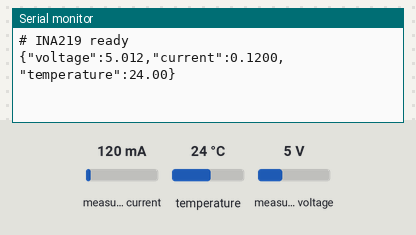
Recording of a sketch running on a simulated ESP32. On the bench: the last lines printed to the serial monitor. The test bench sets the inputs (shaded band); at power-on: measured current 120 mA, temperature 24 °C, measured voltage 5 V.

Above: at 1.8 s.
1.9 s: measured current set to 40 mA
At 2.7 s:
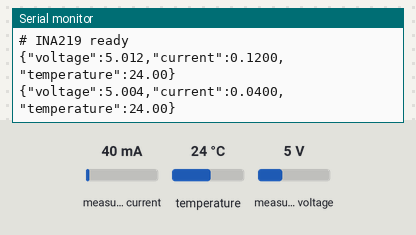
3.4 s: temperature set to 12 °C
At 4.7 s:
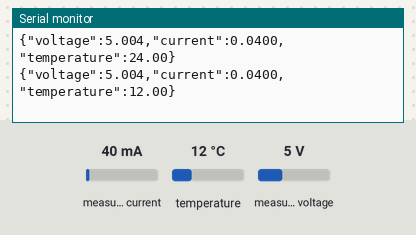
4.9 s: measured voltage set to 0.3 V
At 5.8 s:
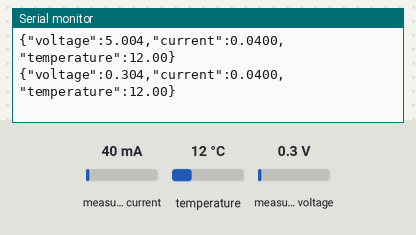
6.4 s: temperature set to 19 °C
At 7.7 s:
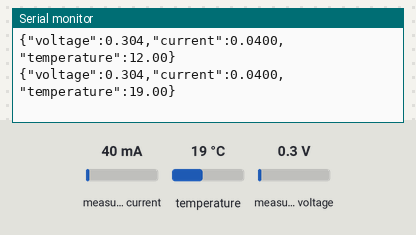
7.9 s: measured current set to 500 mA
At 8.5 s:
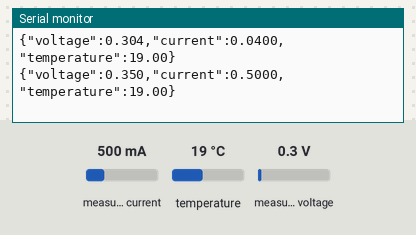
Timing chart, 0 to 10.4 s (numbered marks = the images above; inputs shaded):
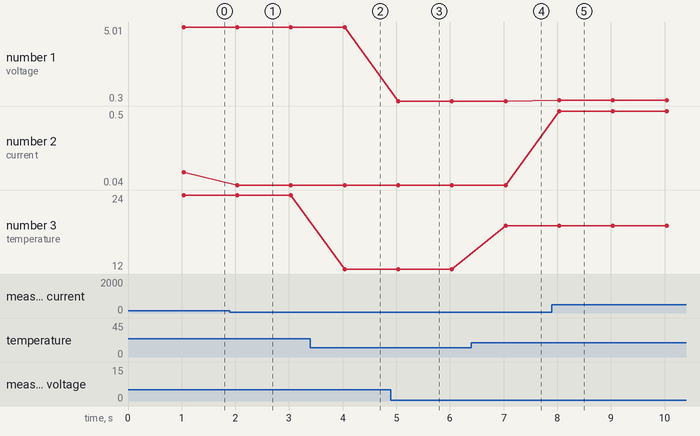

The sketch:

revive_tery_esp32.ino
```cpp
/*
  REVIVE-TERY ESP32 telemetry firmware

  Reads pack voltage and current from an INA219 and temperature from a DS18B20, then prints
  one JSON line per second over USB. src/bms_engine.py reads these lines:

    {"voltage":3.712,"current":0.5210,"temperature":28.44}

  MONITOR-ONLY: this sketch never reads from the USB serial port, so the laptop can't send it
  commands. It drives no relay, MOSFET or other output, so it can't switch the battery or load.
  It provides no protection either. Your battery and load need their own fuse and protection.

  SAFETY: LOW-VOLTAGE BENCH USE ONLY. The INA219 is rated to 26 V. Never connect it to an EV pack.

  WIRING (matches the circuit shown in the Circuit Studio)
    Battery +         -> INA219 VIN+
    INA219 VIN-       -> Test load +
    Test load -       -> Battery -
    Battery -         -> ESP32 GND    (common ground, needed for the voltage reading)
    INA219 VCC        -> ESP32 3V3
    INA219 GND        -> ESP32 GND
    INA219 SDA        -> ESP32 GPIO21
    INA219 SCL        -> ESP32 GPIO22
    DS18B20 VDD       -> ESP32 3V3
    DS18B20 GND       -> ESP32 GND
    DS18B20 DQ        -> ESP32 GPIO4
    4.7 kOhm resistor between DS18B20 DQ and 3V3

  SETUP IN THE ARDUINO IDE
    1. File > Preferences > Additional boards manager URLs, add:
       https://espressif.github.io/arduino-esp32/package_esp32_index.json
    2. Tools > Board > Boards Manager: install "esp32" by Espressif Systems.
    3. Sketch > Include Library > Manage Libraries: install "Adafruit INA219",
       "OneWire" and "DallasTemperature". Accept any dependencies it offers.
    4. Tools > Board: choose "ESP32 Dev Module". Tools > Port: choose the ESP32's COM port.
    5. Upload, then open Tools > Serial Monitor at 115200 baud to check the output.
    6. Close the Serial Monitor before starting the dashboard: only one program can use the port.

  READING THE OUTPUT
    A line starting with "#" is a plain message, such as a missing sensor. The dashboard counts
    these as skipped lines. No reading is sent while a value is known to be invalid, because a
    wrong number would be logged as a measurement. A missing DS18B20 sends "temperature":null,
    since voltage and current are still good.

    Current is positive while the battery discharges through the wiring above. That matches the
    dashboard's "Discharge current reads positive" option.
*/

#include <Arduino.h>
#include <Wire.h>
#include <Adafruit_INA219.h>
#include <OneWire.h>
#include <DallasTemperature.h>

const unsigned long SERIAL_BAUD = 115200;
const int PIN_I2C_SDA = 21;
const int PIN_I2C_SCL = 22;
const int PIN_ONE_WIRE = 4;

// A 12-bit DS18B20 conversion takes up to 750 ms, so this period always leaves it enough time.
const unsigned long SAMPLE_PERIOD_MS = 1000;
const unsigned long SENSOR_RETRY_MS = 5000;

const float INA219_MAX_BUS_VOLTAGE_V = 26.0f;  // The chip's rated limit.
// With a 0.1 ohm shunt, setCalibration_32V_2A measures up to 320 mV, or 3.2 A. Beyond that the
// reading saturates and would undercount the charge, so it's treated as invalid.
const float SHUNT_SATURATED_MV = 319.0f;

Adafruit_INA219 packSensor;
OneWire oneWire(PIN_ONE_WIRE);
DallasTemperature temperatureSensor(&oneWire);

bool packSensorReady = false;
unsigned long lastSampleMs = 0;
unsigned long lastRetryMs = 0;

// False for NaN, infinity and absurd values, which could otherwise reach the JSON as "nan".
bool isUsable(float value) {
  return value == value && value > -1000000.0f && value < 1000000.0f;
}

void startPackSensor() {
  packSensorReady = packSensor.begin();
  if (packSensorReady) {
    packSensor.setCalibration_32V_2A();
    Serial.println("# INA219 ready");
  } else {
    Serial.println("# INA219 not found: check SDA, SCL, VCC and GND");
  }
}

// Returns true with valid readings. success() only describes the latest read, so each is checked.
bool readPack(float &voltageV, float &currentA) {
  const float busV = packSensor.getBusVoltage_V();
  if (!packSensor.success()) {
    return false;
  }
  const float shuntMv = packSensor.getShuntVoltage_mV();
  if (!packSensor.success()) {
    return false;
  }
  const float currentMa = packSensor.getCurrent_mA();
  if (!packSensor.success()) {
    return false;
  }
  if (!isUsable(busV) || !isUsable(shuntMv) || !isUsable(currentMa)) {
    return false;
  }

  // The bus reading is taken after the shunt. Adding the shunt drop gives the battery's voltage.
  voltageV = busV + shuntMv / 1000.0f;
  currentA = currentMa / 1000.0f;
  return true;
}

void printReading(float voltageV, float currentA, float temperatureC, bool hasTemperature) {
  char line[96];
  if (hasTemperature) {
    snprintf(line, sizeof(line), "{\"voltage\":%.3f,\"current\":%.4f,\"temperature\":%.2f}", voltageV, currentA, temperatureC);
  } else {
    snprintf(line, sizeof(line), "{\"voltage\":%.3f,\"current\":%.4f,\"temperature\":null}", voltageV, currentA);
  }
  Serial.println(line);
}

void setup() {
  Serial.begin(SERIAL_BAUD);
  Wire.begin(PIN_I2C_SDA, PIN_I2C_SCL);
  startPackSensor();

  temperatureSensor.begin();
  temperatureSensor.setResolution(12);
  // Don't block for 750 ms per conversion. The sample period gives it the time instead.
  temperatureSensor.setWaitForConversion(false);
  temperatureSensor.requestTemperatures();

  lastSampleMs = millis();
  lastRetryMs = lastSampleMs;
}

void loop() {
  const unsigned long now = millis();
  // Subtracting stays correct when millis() wraps around after about 49 days.
  if (now - lastSampleMs < SAMPLE_PERIOD_MS) {
    return;
  }
  lastSampleMs = now;

  // Collect the conversion started last time, and start the next, whatever happens below.
  const float temperatureC = temperatureSensor.getTempCByIndex(0);
  const bool hasTemperature = temperatureC != DEVICE_DISCONNECTED_C && isUsable(temperatureC);
  temperatureSensor.requestTemperatures();

  if (!packSensorReady) {
    if (now - lastRetryMs >= SENSOR_RETRY_MS) {
      lastRetryMs = now;
      startPackSensor();  // Lets a loose wire recover without a reset.
    }
    return;
  }

  float voltageV = 0.0f;
  float currentA = 0.0f;
  if (!readPack(voltageV, currentA)) {
    Serial.println("# INA219 read failed: check the wiring");
    packSensorReady = false;
    lastRetryMs = now;
    return;
  }

  if (voltageV > INA219_MAX_BUS_VOLTAGE_V) {
    Serial.println("# OVER 26 V: disconnect now, this exceeds the INA219's rating");
    return;
  }
  // Below the saturation point, current is proportional to the shunt voltage (0.1 ohm: 1 A = 100 mV).
  if (currentA * 100.0f > SHUNT_SATURATED_MV || currentA * 100.0f < -SHUNT_SATURATED_MV) {
    Serial.println("# Current above the 3.2 A range: reading withheld");
    return;
  }

  printReading(voltageV, currentA, temperatureC, hasTemperature);
}
```

Measured:
- after the input at 1.9 s, the serial monitor: prints a new line after 0.14 s (image 1)
- after the input at 3.4 s, the serial monitor: prints a new line after 0.64 s (image 2)
- after the input at 4.9 s, the serial monitor: prints a new line after 0.14 s (image 3)
- after the input at 6.4 s, the serial monitor: prints a new line after 0.64 s (image 4)
- after the input at 7.9 s, the serial monitor: prints a new line after 0.14 s (image 5)
- plotted number 1: 5.01 → 5 after the input at 1.9 s, 5 → 0.3 after the input at 4.9 s, 0.3 → 0.35 after the input at 7.9 s
- plotted number 2: 0.12 → 0.04 after the input at 1.9 s, 0.04 → 0.5 after the input at 7.9 s
- plotted number 3: 24 → 12 after the input at 3.4 s, 12 → 19 after the input at 6.4 s
